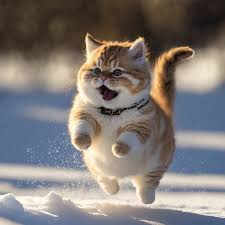
#> input picture yongwon/3week/PyQt5/catt.jpg, 225 x 225 px, found by its file name
$ jupyter execute solution.ipynb
#> lines starting #> are read from the running program, lines starting #| are printed output that depends on the picture; after the words box and inside, x2 and y2 are one past the last pixel; in counts of white or black regions, pixels touching at a corner belong together
[cell 1]
import cv2
import numpy as np

img = np.zeros((300,300), dtype='uint8')
img = cv2.rectangle(img, (25,25), (275,275), 255, -1)

img = np.zeros((300,300),dtype = 'uint8')
img = cv2.rectangle(img, (25,25), (275,275),255,-1)

img_not = cv2.bitwise_not(img)
img_not = cv2.bitwise_not(img)

cv2.imshow('Rectangle', img)
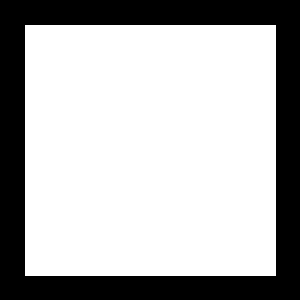
#> window 'Rectangle': shape (300, 300); 70% white; 1 black region, box (x1, y1, x2, y2) and area: (0, 0, 300, 300) 26999
cv2.imshow('img1_not', img_not)

cv2.waitKey()
cv2.destroyAllWindows()

[cell 2]
import cv2
import numpy as np

path1 = '3week\PyQt5\catt.jpg'

img1 = cv2.imread(path1)
#> img1 is the input picture: shape (225, 225, 3); mean B, G, R 118.2, 120.8, 127

print(img1.shape)
#| (225, 225, 3)

# roi
img_roi = img1[:(img1.shape[0]//2),:,:]
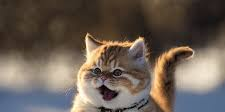
#> img_roi: shape (112, 225, 3); mean B, G, R 84.7, 94.7, 106.5
img4 = img1.copy()

# 남은 부분에 초록색으로 색칠하기
img4[(img4.shape[0]//2):,:,:] = 0
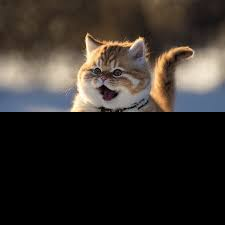
#> img4: shape (225, 225, 3); mean B, G, R 42.2, 47.1, 53
img4[(img4.shape[0]//2):,:,1] = 255
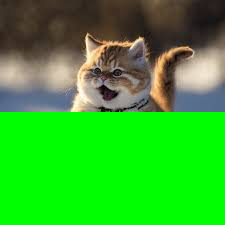
#> img4: shape (225, 225, 3); mean B, G, R 42.2, 175.2, 53
img4[(img4.shape[0]//2):,:,2] = 0

# 위 모든 것을 한줄로 만드는 동일한 코드
img4[(img4.shape[0]//2):,:] = [0,255,0]

cv2.imshow('Original', img1)
cv2.imshow('Slice', img_roi)
cv2.imshow('Slice_colored', img4)

cv2.waitKey()

cv2.destroyAllWindows()
